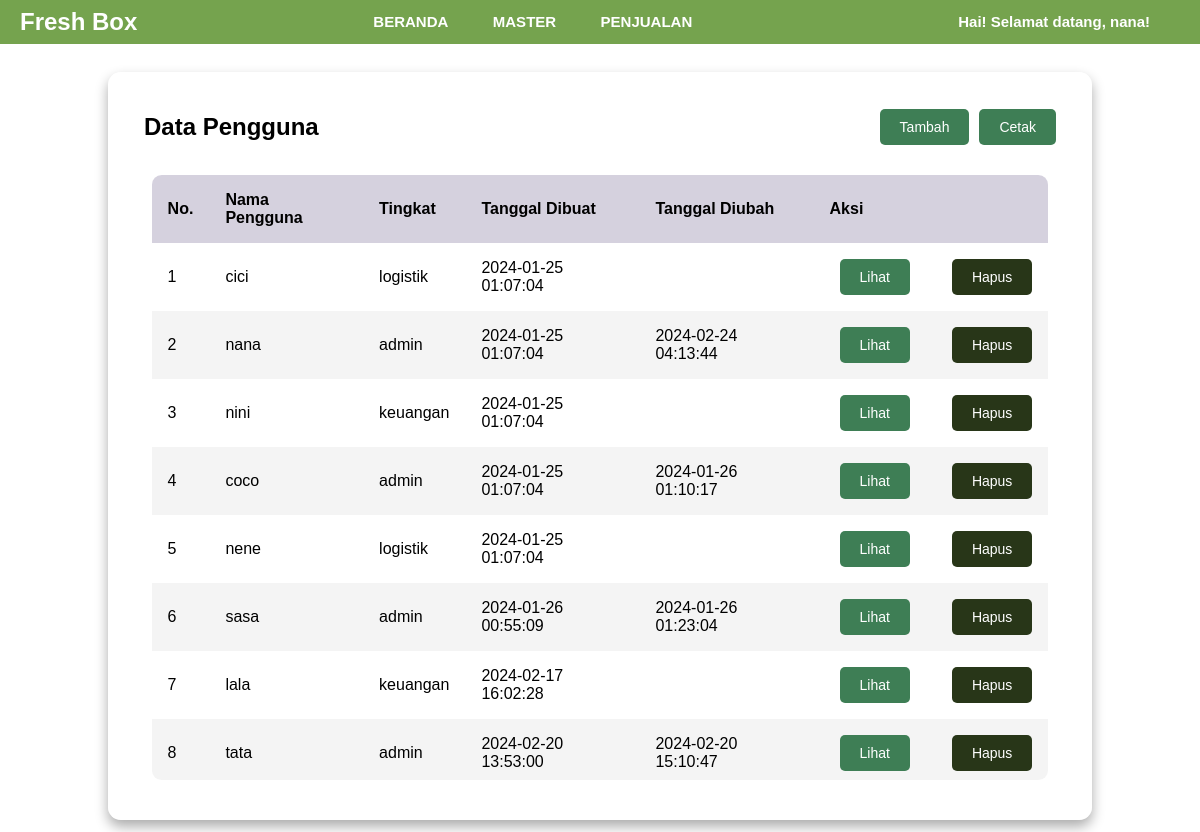
Page /user.php (signed in) on the earlier database version.
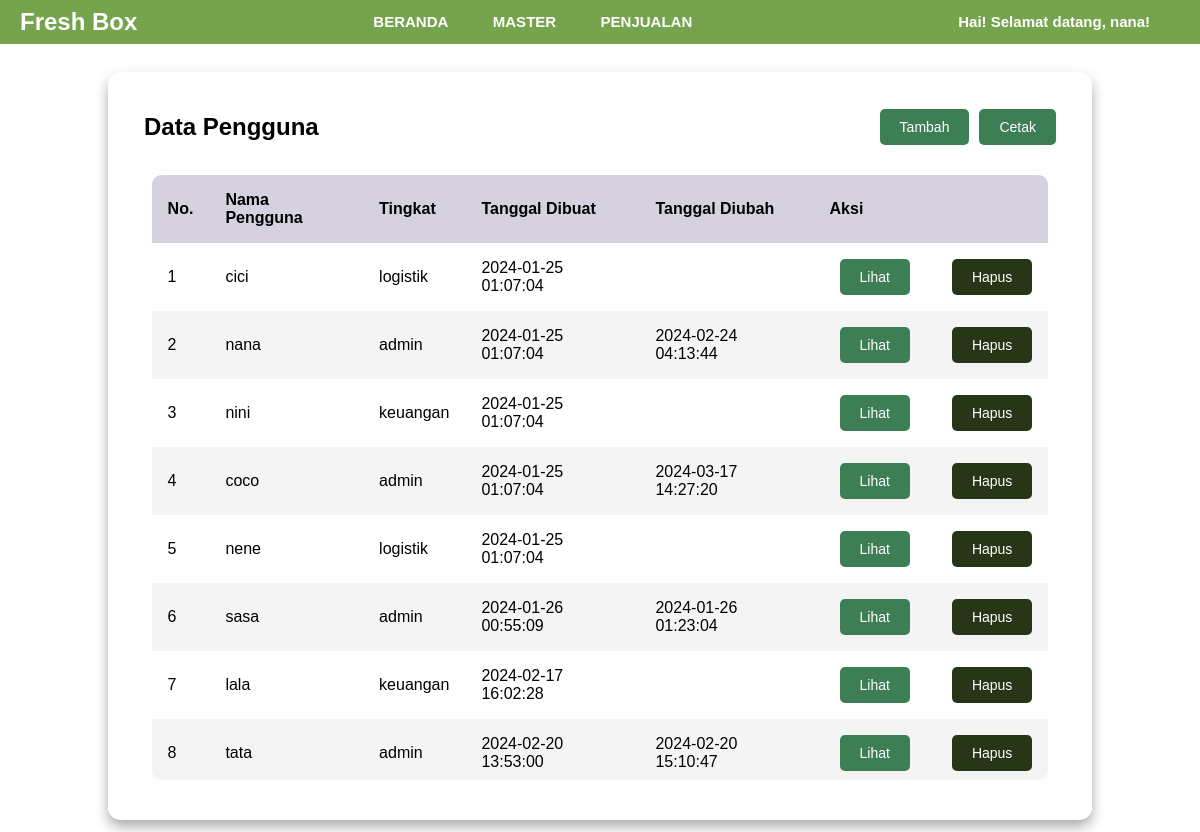
Same page on the later database version.
### tables this page shows
CREATE TABLE `user` (
  `id` int(11) UNSIGNED NOT NULL,
  `username` varchar(50) NOT NULL,
  `password` varchar(255) NOT NULL,
  `level` enum('admin','keuangan','logistik') NOT NULL,
  `created_at` timestamp NOT NULL DEFAULT current_timestamp(),
  `updated_at` timestamp NULL DEFAULT NULL ON UPDATE current_timestamp()
);

### user.php (the view, shortened to what this page needs)
<!DOCTYPE html>
<html lang="en">
<head>
    <link rel="stylesheet" href="tablestyle.css">
</head>
<header>
<?php include "menu.php"; ?>
</header>
<body>
    <?php
    require "koneksi.php";
    $sql = "SELECT * FROM user";
    $query = mysqli_query($koneksi, $sql);
    ?>
    <main class="table">
        <section class="table__header">
            <h1>Data Pengguna</h1>
            <div class="button-container">
                <form action="new-user.php" method="GET">
                    <button type="submit" class="btn btn-primary btn-custom btn-view">
                        <span class="btn-text">Tambah</span>
                    </button>
                </form>
                <button onclick="cetak()" class="btn btn-primary btn-custom btn-view">
                    <a target="_blank" href="cetak-barang.php" class="btn-text">Cetak</a>
                </button>
            </div>
        </section>
        <section class="table__body">
            <table>
                <thead>
                    <tr>
                      <th scope="col">No.</th>
                      <th scope="col">Nama Pengguna</th>
                      <th scope="col">Tingkat</th>
                      <th scope="col">Tanggal Dibuat</th>
                      <th scope="col">Tanggal Diubah</th>
                      <th scope="col" colspan="2">Aksi</th>
                    </tr>
                </thead>
                <tbody>
                    <?php $i = 1; ?>
                    <?php while ($user = mysqli_fetch_array($query)) : ?>
                        <tr>
                            <td><?= $i ?></td>
                            <td><?= $user["username"] ?></td>
                            <td><?= $user["level"] ?></td>
                            <td><?= $user["created_at"] ?></td>
                            <td><?= $user["updated_at"] ?></td>
                            <td>
                                <form action="read-user.php" method="GET">
                                    <button type="submit" class="btn btn-primary btn-custom btn-view">Lihat</button>
                                </form>
                            </td>
                            <td>
                                <form action="delete-user.php" method="POST" onsubmit="return konfirmasi(this)">
                                    <button type="submit" class="btn btn-danger btn-custom btn-delete">Hapus</button>
                                </form>
                            </td>
                        </tr>
                        <?php $i++; ?>
                    <?php endwhile ?>
                </tbody>
            </table>
        </section>
    </main>
</body>
</html>

Differences in the rows shown:
changed user "coco": updated_at "2024-01-26 01:10:17" → "2024-03-17 14:27:20"
